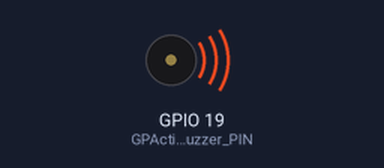
A program run on a simulated Raspberry Pi (BCM pin numbers). Parts: buzzer (waves = sounding, pin HIGH).

Above: at 2.0 s.
At 5.0 s:
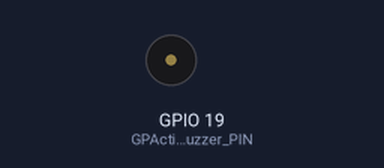
Timing chart, 0 to 7.8 s (numbered marks = the images above):
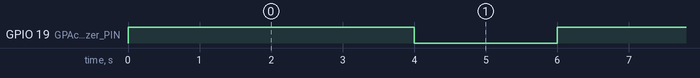

The program:

ky012.py
```python
import RPi.GPIO as GPIO
import time

GPIO.setmode(GPIO.BCM)

GPActiveBuzzer_PIN = 19

GPIO.setup(GPActiveBuzzer_PIN, GPIO.OUT, initial=GPIO.LOW)

while True:
    GPIO.output(GPActiveBuzzer_PIN, GPIO.HIGH)
    time.sleep(4)
    GPIO.output(GPActiveBuzzer_PIN, GPIO.LOW)
    time.sleep(2)
```

Measured:
- by itself, GPIO 19 (GPActiveBuzzer_PIN): alternates HIGH for 4.0 s and LOW for 2.0 s
